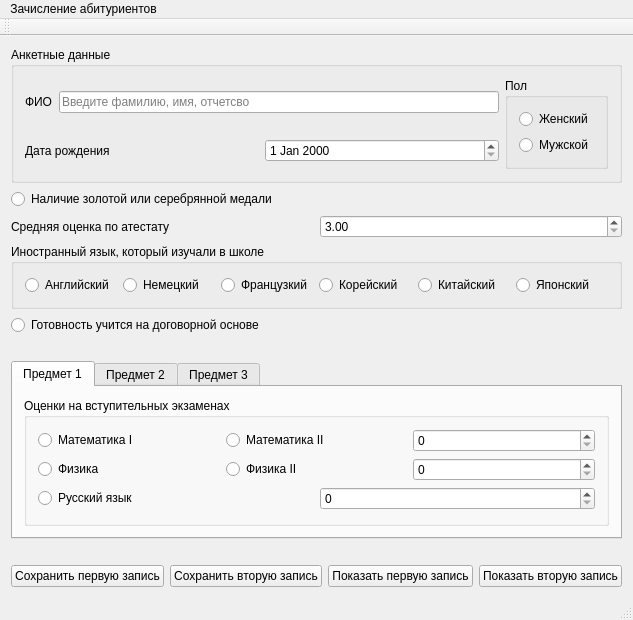
<?xml version="1.0" encoding="UTF-8"?>
<ui version="4.0">
 <class>MainWindow</class>
 <widget class="QMainWindow" name="MainWindow">
  <property name="geometry">
   <rect>
    <x>0</x>
    <y>0</y>
    <width>592</width>
    <height>612</height>
   </rect>
  </property>
  <property name="windowTitle">
   <string>MainWindow</string>
  </property>
  <widget class="QWidget" name="centralWidget">
   <layout class="QVBoxLayout" name="verticalLayout_3">
    <item>
     <widget class="QGroupBox" name="group_student_data">
      <property name="title">
       <string>Анкетные данные</string>
      </property>
      <layout class="QGridLayout" name="gridLayout">
       <item row="0" column="0">
        <layout class="QHBoxLayout" name="horizontalLayout">
         <item>
          <widget class="QLabel" name="label">
           <property name="text">
            <string>ФИО</string>
           </property>
          </widget>
         </item>
         <item>
          <widget class="QLineEdit" name="line_full_name">
           <property name="maxLength">
            <number>45</number>
           </property>
           <property name="placeholderText">
            <string>Введите фамилию, имя, отчетсво</string>
           </property>
          </widget>
         </item>
        </layout>
       </item>
       <item row="0" column="1" rowspan="2">
        <widget class="QGroupBox" name="gender">
         <property name="title">
          <string>Пол</string>
         </property>
         <layout class="QVBoxLayout" name="verticalLayout">
          <item>
           <widget class="QRadioButton" name="radio_woman">
            <property name="text">
             <string>Женский</string>
            </property>
           </widget>
          </item>
          <item>
           <widget class="QRadioButton" name="radio_man">
            <property name="text">
             <string>Мужской</string>
            </property>
           </widget>
          </item>
         </layout>
        </widget>
       </item>
       <item row="1" column="0">
        <layout class="QHBoxLayout" name="horizontalLayout_2">
         <item>
          <widget class="QLabel" name="label_2">
           <property name="text">
            <string>Дата рождения</string>
           </property>
          </widget>
         </item>
         <item>
          <widget class="QDateEdit" name="student_birthday">
           <property name="maximumDateTime">
            <datetime>
             <hour>23</hour>
             <minute>59</minute>
             <second>59</second>
             <year>2005</year>
             <month>1</month>
             <day>1</day>
            </datetime>
           </property>
           <property name="minimumDateTime">
            <datetime>
             <hour>0</hour>
             <minute>0</minute>
             <second>0</second>
             <year>1950</year>
             <month>1</month>
             <day>1</day>
            </datetime>
           </property>
           <property name="maximumDate">
            <date>
             <year>2005</year>
             <month>1</month>
             <day>1</day>
            </date>
           </property>
           <property name="minimumDate">
            <date>
             <year>1950</year>
             <month>1</month>
             <day>1</day>
            </date>
           </property>
          </widget>
         </item>
        </layout>
       </item>
      </layout>
     </widget>
    </item>
    <item>
     <widget class="QRadioButton" name="check_medal">
      <property name="text">
       <string>Наличие золотой или серебрянной медали</string>
      </property>
     </widget>
    </item>
    <item>
     <layout class="QHBoxLayout" name="horizontalLayout_3">
      <item>
       <widget class="QLabel" name="label_3">
        <property name="text">
         <string>Средняя оценка по атестату</string>
        </property>
       </widget>
      </item>
      <item>
       <widget class="QDoubleSpinBox" name="spin_middle_mark">
        <property name="minimum">
         <double>3.000000000000000</double>
        </property>
        <property name="maximum">
         <double>5.000000000000000</double>
        </property>
       </widget>
      </item>
     </layout>
    </item>
    <item>
     <widget class="QGroupBox" name="group_language">
      <property name="title">
       <string>Иностранный язык, который изучали в школе</string>
      </property>
      <layout class="QHBoxLayout" name="horizontalLayout_4">
       <item>
        <widget class="QRadioButton" name="radio_lang_english">
         <property name="text">
          <string>Английский</string>
         </property>
        </widget>
       </item>
       <item>
        <widget class="QRadioButton" name="radio_lang_german">
         <property name="text">
          <string>Немецкий</string>
         </property>
        </widget>
       </item>
       <item>
        <widget class="QRadioButton" name="radio_lang_french">
         <property name="text">
          <string>Французкий</string>
         </property>
        </widget>
       </item>
       <item>
        <widget class="QRadioButton" name="radio_lang_korean">
         <property name="text">
          <string>Корейский</string>
         </property>
        </widget>
       </item>
       <item>
        <widget class="QRadioButton" name="radio_lang_chinise">
         <property name="text">
          <string>Китайский</string>
         </property>
        </widget>
       </item>
       <item>
        <widget class="QRadioButton" name="radio_lang_japanise">
         <property name="text">
          <string>Японский</string>
         </property>
        </widget>
       </item>
      </layout>
     </widget>
    </item>
    <item>
     <widget class="QRadioButton" name="check_dogvor">
      <property name="text">
       <string>Готовность учится на договорной основе</string>
      </property>
     </widget>
    </item>
    <item>
     <spacer name="horizontalSpacer_2">
      <property name="orientation">
       <enum>Qt::Horizontal</enum>
      </property>
      <property name="sizeHint" stdset="0">
       <size>
        <width>579</width>
        <height>20</height>
       </size>
      </property>
     </spacer>
    </item>
    <item>
     <widget class="QTabWidget" name="tab_marks">
      <property name="currentIndex">
       <number>0</number>
      </property>
      <widget class="QWidget" name="tab_one">
       <attribute name="title">
        <string>Предмет 1</string>
       </attribute>
       <layout class="QVBoxLayout" name="verticalLayout_8">
        <item>
         <widget class="QGroupBox" name="group_marks_exam">
          <property name="title">
           <string>Оценки на вступительных экзаменах</string>
          </property>
          <layout class="QVBoxLayout" name="verticalLayout_2">
           <item>
            <layout class="QHBoxLayout" name="horizontalLayout_5">
             <item>
              <widget class="QRadioButton" name="radio_math_one">
               <property name="text">
                <string>Математика I</string>
               </property>
               <attribute name="buttonGroup">
                <string notr="true">buttonGroup</string>
               </attribute>
              </widget>
             </item>
             <item>
              <widget class="QRadioButton" name="radio_math_two">
               <property name="text">
                <string>Математика II</string>
               </property>
               <attribute name="buttonGroup">
                <string notr="true">buttonGroup</string>
               </attribute>
              </widget>
             </item>
             <item>
              <widget class="QSpinBox" name="spin_math">
               <property name="maximum">
                <number>100</number>
               </property>
              </widget>
             </item>
            </layout>
           </item>
           <item>
            <layout class="QHBoxLayout" name="horizontalLayout_6">
             <item>
              <widget class="QRadioButton" name="radio_phis_one">
               <property name="text">
                <string>Физика</string>
               </property>
               <attribute name="buttonGroup">
                <string notr="true">buttonGroup</string>
               </attribute>
              </widget>
             </item>
             <item>
              <widget class="QRadioButton" name="radio_phys_two">
               <property name="text">
                <string>Физика II</string>
               </property>
               <attribute name="buttonGroup">
                <string notr="true">buttonGroup</string>
               </attribute>
              </widget>
             </item>
             <item>
              <widget class="QSpinBox" name="spin_phis">
               <property name="maximum">
                <number>100</number>
               </property>
              </widget>
             </item>
            </layout>
           </item>
           <item>
            <layout class="QHBoxLayout" name="horizontalLayout_7">
             <item>
              <widget class="QRadioButton" name="radio_rus">
               <property name="text">
                <string>Русский язык</string>
               </property>
               <attribute name="buttonGroup">
                <string notr="true">buttonGroup</string>
               </attribute>
              </widget>
             </item>
             <item>
              <widget class="QSpinBox" name="spin_rus">
               <property name="maximum">
                <number>100</number>
               </property>
              </widget>
             </item>
            </layout>
           </item>
          </layout>
         </widget>
        </item>
       </layout>
      </widget>
      <widget class="QWidget" name="tab_two">
       <attribute name="title">
        <string>Предмет 2</string>
       </attribute>
       <layout class="QVBoxLayout" name="verticalLayout_6">
        <item>
         <widget class="QGroupBox" name="group_marks_exam_2">
          <property name="title">
           <string>Оценки на вступительных экзаменах</string>
          </property>
          <layout class="QVBoxLayout" name="verticalLayout_4">
           <item>
            <layout class="QHBoxLayout" name="horizontalLayout_9">
             <item>
              <widget class="QRadioButton" name="radio_math_one_2">
               <property name="text">
                <string>Математика I</string>
               </property>
              </widget>
             </item>
             <item>
              <widget class="QRadioButton" name="radio_math_two_2">
               <property name="text">
                <string>Математика II</string>
               </property>
              </widget>
             </item>
             <item>
              <widget class="QSpinBox" name="spin_math_2">
               <property name="maximum">
                <number>100</number>
               </property>
              </widget>
             </item>
            </layout>
           </item>
           <item>
            <layout class="QHBoxLayout" name="horizontalLayout_10">
             <item>
              <widget class="QRadioButton" name="radio_phis_one_2">
               <property name="text">
                <string>Физика</string>
               </property>
              </widget>
             </item>
             <item>
              <widget class="QRadioButton" name="radio_phys_two_2">
               <property name="text">
                <string>Физика II</string>
               </property>
              </widget>
             </item>
             <item>
              <widget class="QSpinBox" name="spin_phis_2">
               <property name="maximum">
                <number>100</number>
               </property>
              </widget>
             </item>
            </layout>
           </item>
           <item>
            <layout class="QHBoxLayout" name="horizontalLayout_11">
             <item>
              <widget class="QRadioButton" name="radio_rus_2">
               <property name="text">
                <string>Русский язык</string>
               </property>
              </widget>
             </item>
             <item>
              <widget class="QSpinBox" name="spin_rus_2">
               <property name="maximum">
                <number>100</number>
               </property>
              </widget>
             </item>
            </layout>
           </item>
          </layout>
         </widget>
        </item>
       </layout>
      </widget>
      <widget class="QWidget" name="tab_three">
       <attribute name="title">
        <string>Предмет 3</string>
       </attribute>
       <layout class="QVBoxLayout" name="verticalLayout_7">
        <item>
         <widget class="QGroupBox" name="group_marks_exam_3">
          <property name="title">
           <string>Оценки на вступительных экзаменах</string>
          </property>
          <layout class="QVBoxLayout" name="verticalLayout_5">
           <item>
            <layout class="QHBoxLayout" name="horizontalLayout_12">
             <item>
              <widget class="QRadioButton" name="radio_math_one_3">
               <property name="text">
                <string>Математика I</string>
               </property>
              </widget>
             </item>
             <item>
              <widget class="QRadioButton" name="radio_math_two_3">
               <property name="text">
                <string>Математика II</string>
               </property>
              </widget>
             </item>
             <item>
              <widget class="QSpinBox" name="spin_math_3">
               <property name="maximum">
                <number>100</number>
               </property>
              </widget>
             </item>
            </layout>
           </item>
           <item>
            <layout class="QHBoxLayout" name="horizontalLayout_13">
             <item>
              <widget class="QRadioButton" name="radio_phis_one_3">
               <property name="text">
                <string>Физика</string>
               </property>
              </widget>
             </item>
             <item>
              <widget class="QRadioButton" name="radio_phys_3">
               <property name="text">
                <string>Физика II</string>
               </property>
              </widget>
             </item>
             <item>
              <widget class="QSpinBox" name="spin_phis_3">
               <property name="maximum">
                <number>100</number>
               </property>
              </widget>
             </item>
            </layout>
           </item>
           <item>
            <layout class="QHBoxLayout" name="horizontalLayout_14">
             <item>
              <widget class="QRadioButton" name="radio_rus_3">
               <property name="text">
                <string>Русский язык</string>
               </property>
              </widget>
             </item>
             <item>
              <widget class="QSpinBox" name="spin_rus_3">
               <property name="maximum">
                <number>100</number>
               </property>
              </widget>
             </item>
            </layout>
           </item>
          </layout>
         </widget>
        </item>
       </layout>
      </widget>
     </widget>
    </item>
    <item>
     <spacer name="horizontalSpacer">
      <property name="orientation">
       <enum>Qt::Horizontal</enum>
      </property>
      <property name="sizeHint" stdset="0">
       <size>
        <width>579</width>
        <height>20</height>
       </size>
      </property>
     </spacer>
    </item>
    <item>
     <layout class="QHBoxLayout" name="horizontalLayout_8">
      <item>
       <widget class="QPushButton" name="btn_save_first_student">
        <property name="text">
         <string>Сохранить первую запись</string>
        </property>
       </widget>
      </item>
      <item>
       <widget class="QPushButton" name="btn_save_second_student">
        <property name="text">
         <string>Сохранить вторую запись</string>
        </property>
       </widget>
      </item>
      <item>
       <widget class="QPushButton" name="btn_first_student">
        <property name="text">
         <string>Показать первую запись</string>
        </property>
       </widget>
      </item>
      <item>
       <widget class="QPushButton" name="btn_second_student">
        <property name="text">
         <string>Показать вторую запись</string>
        </property>
       </widget>
      </item>
     </layout>
    </item>
   </layout>
  </widget>
  <widget class="QMenuBar" name="menuBar">
   <property name="geometry">
    <rect>
     <x>0</x>
     <y>0</y>
     <width>592</width>
     <height>21</height>
    </rect>
   </property>
   <widget class="QMenu" name="menu">
    <property name="title">
     <string>Зачисление абитуриентов</string>
    </property>
   </widget>
   <addaction name="menu"/>
  </widget>
  <widget class="QToolBar" name="mainToolBar">
   <attribute name="toolBarArea">
    <enum>TopToolBarArea</enum>
   </attribute>
   <attribute name="toolBarBreak">
    <bool>false</bool>
   </attribute>
  </widget>
  <widget class="QStatusBar" name="statusBar"/>
 </widget>
 <layoutdefault spacing="6" margin="11"/>
 <resources/>
 <connections/>
 <buttongroups>
  <buttongroup name="buttonGroup"/>
 </buttongroups>
</ui>
